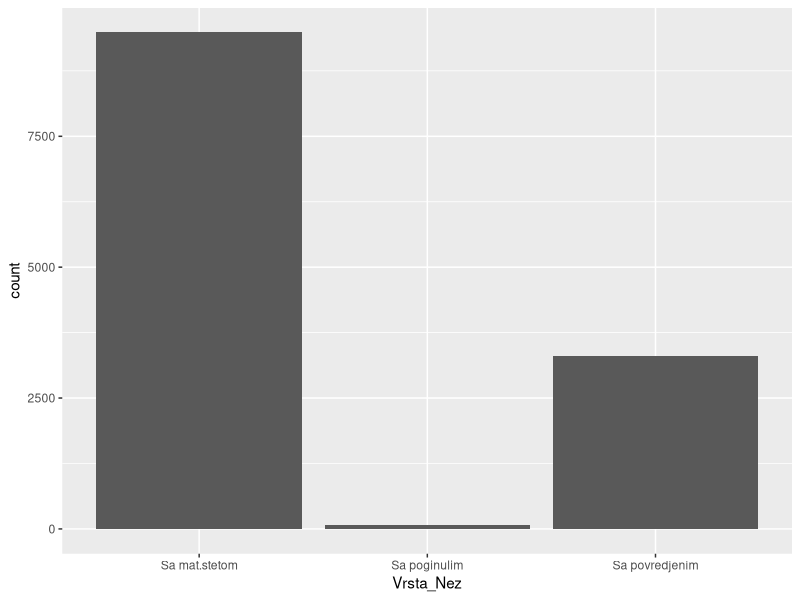
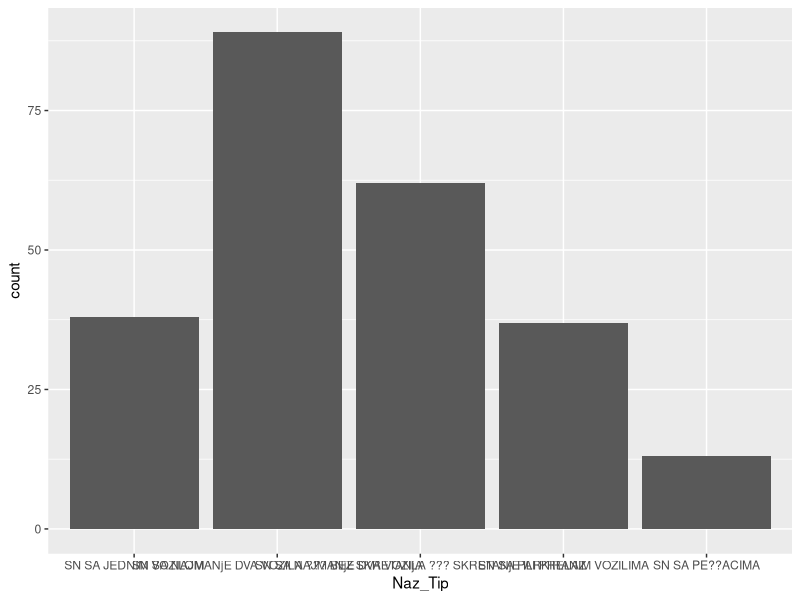
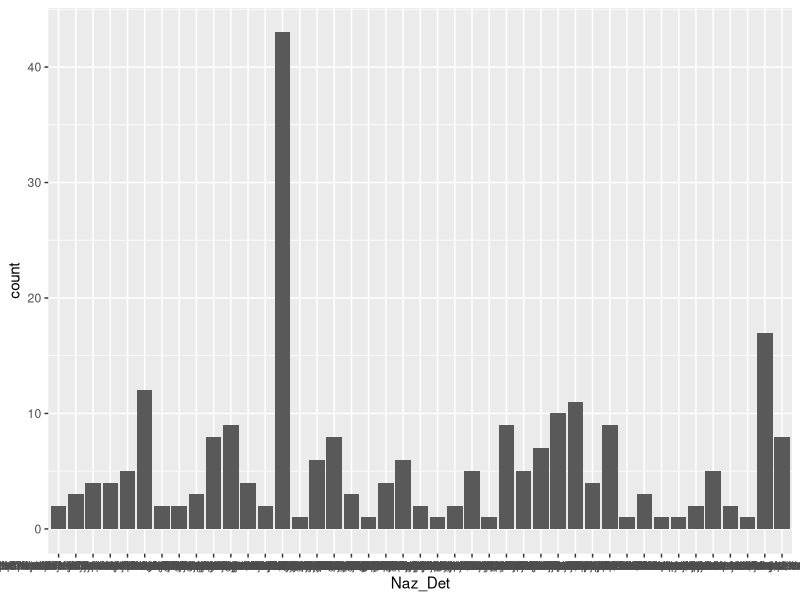
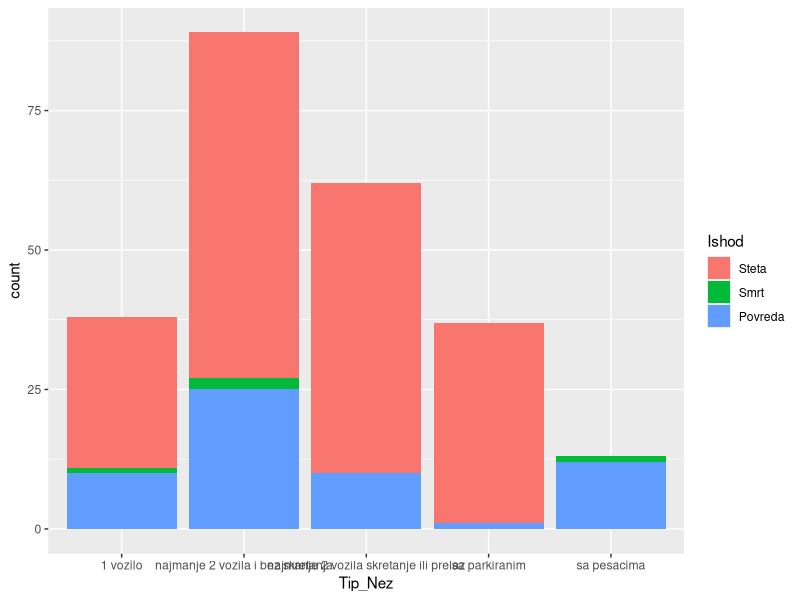
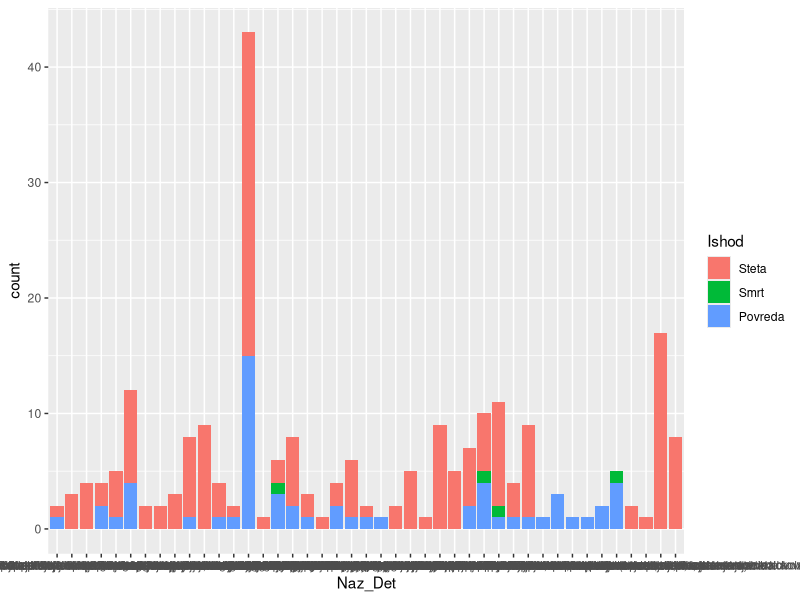
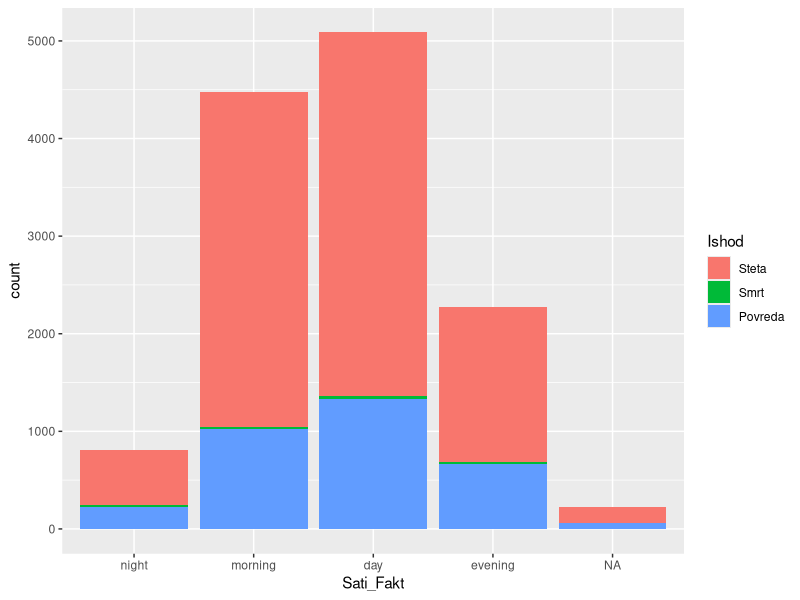
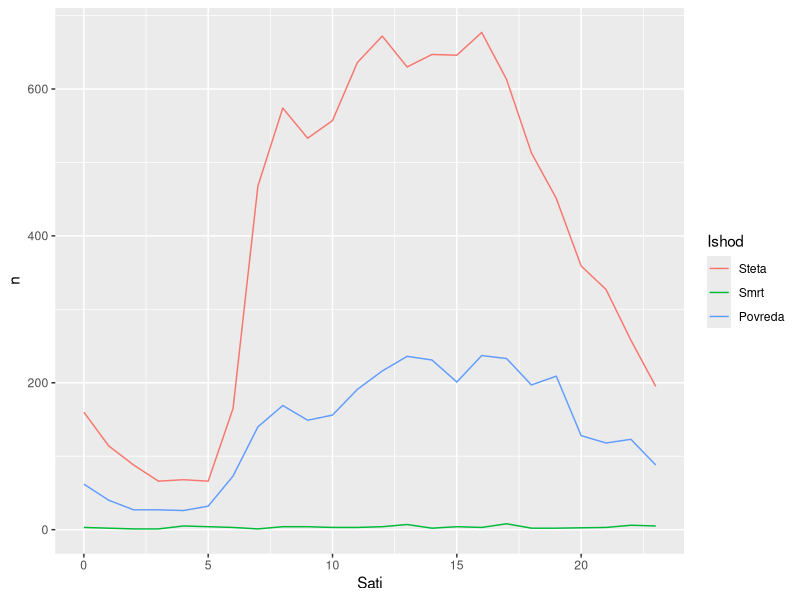

Here is the R script that generated these plots, in order:
library(readr)
library(tidyr)
library(dplyr)
library(ggplot2)

data <- read_csv('OPENDATA_SNEZGODE exc.csv')

##### Inspecting Data ######
# Pogledaj podatke
glimpse(data)

# Uzmi u obzir samo drugu, petu, sestu i sedmu varijablu
data <- data[, c(2, 5:7)]


# Promeni naziv kolona
# ovde moze i colnames()
names(data) <- c('Vreme_Nez', 'Vrsta_Nez', 'Naz_Tip', 'Naz_Det')

data

# Proveri nedostajuce vrednosti
(miss <- unlist(lapply(data, function(x) sum(is.na(x)))))

# samo 293 numerickih vrednosti od 12873 u koloni 'naz_tip' i 'naz_det'
nrow(data) - miss['Naz_Tip']  
nrow(data) - miss['Naz_Det']   


# Proveri koliko jedinstvenih vrednosti ima svaka kolona osim prve
(uniq <- unlist(lapply(data[, 2:4], function(x) length(unique(x)))))


# S obzirom da u kolonama 'Vrsta_Nez', 'Naz_Tip' i 'Naz_Det' postoji po nekoliko
# jedinstvenih vrednosti mozemo ih pretvoriti u faktore
(data <- data %>%
    mutate_each(funs(as.factor), Vrsta_Nez:Naz_Det))


# Pogledajmo koliko vrednosti ima svaka kategorija
lapply(data[, 2:4], function(x) table(x))


# Vidimo da najvise ima sa materijalnom stetom, SN SA NAJMANjE DVA VOZILA ??? BEZ SKRETANjA , 
#Najmanje dva vozila koja se kre??u u istom smeru ??? sustizanje

ggplot(data, aes(x = Vrsta_Nez)) + 
  geom_bar()

data %>%
  filter(!is.na(Naz_Tip)) %>%
  ggplot(aes(x = Naz_Tip)) + 
  geom_bar()

data %>%
  filter(!is.na(Naz_Det)) %>%
  ggplot(aes(x = Naz_Det)) + 
  geom_bar()


##### Data Wrangling #####
# Razdvoj Datum od vremena
(data <- data %>%
   separate(Vreme_Nez,
            into = c('Datum', 'Vreme'),
            sep = ','))

# Razdvoj Datum na Dan, Mesec i Godinu
(data <- data %>%
    separate(Datum,
             into = c('Dan', 'Mesec', 'Godina'),
             sep = '\\.'))

# Razdvoj Vreme na Sate i Minute
(data <- data %>%
    separate(Vreme,
             into = c('Sati', 'Minuti'),
             sep = ':'))

# Postoje podaci za 2014 i 2015 godinu iako bi ovo samo trebalo da je za 2015
data %>%
  count(Godina)


# Ispravi vrednosti za 2013 i 2014 u 2015 jer su verovatno greska
data$Godina[which(data$Godina == '2013')] <- '2015'
data$Godina[which(data$Godina == '2014')] <- '2015'

# Jedna vrednost za decembar
data %>%
  count(Mesec)

# Izbaci observaciju gde je mesec 12
(data <- data %>%
    filter(Mesec != 12))


# Kreiraj novu kolonu Ishod i promeni nivoe u 'Steta', 'Smrt', 'Povreda'
levels(data$Vrsta_Nez)
data$Ishod <- factor(data$Vrsta_Nez)
levels(data$Ishod) <- c('Steta', 'Smrt', 'Povreda')

data

# Isto uradi i za Naz_Tip
levels(data$Naz_Tip)
data$Tip_Nez = factor(data$Naz_Tip)
levels(data$Tip_Nez) <- c('1 vozilo', 'najmanje 2 vozila i bez skretanja',
                          'najmanje 2 vozila skretanje ili prelaz',
                          'sa parkiranim',
                          'sa pesacima')

data


##### Eksplorativna Analiza #####

# Contingency table
(tab <- table(data$Tip_Nez, data$Ishod))

(tab <- table(data$Naz_Det, data$Ishod))


# Kreiraj bar plot uzimajuci u obzir dve kategoricke varijable
data %>%                            # Ne postoji asocijativnost
  filter(!is.na(Tip_Nez)) %>%                
  ggplot(aes(x = Tip_Nez, fill = Ishod)) +
  geom_bar() 

data %>%
  filter(!is.na(Naz_Det)) %>%
  ggplot(aes(x = Naz_Det, fill = Ishod)) +
  geom_bar() 

# Fokusirajmo se na vreme
unique(data$Sati)

# Sati su u formi string, pretvori ih u brojeve 
# da bismo mogli aritmeticke operacije da obavljamo na njima
data$Sati <- as.numeric(data$Sati)

data

# Napravi od 'Sati' varijable faktor
# Nivoi su od 0-6 h, pa od 6-12 h itd.
data$Sati_Fakt <- cut(x = data$Sati, breaks = c(0, 6, 12, 18, 23))
levels(data$Sati_Fakt) <- c('night', 'morning', 'day', 'evening')

data

# Napravi contigency table za Ishod i Sati_Fakt (jer su sada i sati faktor)
table(data$Ishod, data$Sati_Fakt)

data %>%                
  ggplot(aes(x = Sati_Fakt, fill =  Ishod)) +
  geom_bar() 


# Grupisi po Sati i Ishod i sumiraj tako da nadjes broj vrednosti sa n()
final <- data %>%
  group_by(Sati, Ishod) %>%
  summarize(n = n())


table(data$Sati)

# Nacrtaj grafik zavisnosti Ishoda od Sati
ggplot(final, aes(x = Sati, y = n, color = Ishod)) +  # Generalno se nesrece najvise desavaju od 6 do 17 h
  geom_line()
